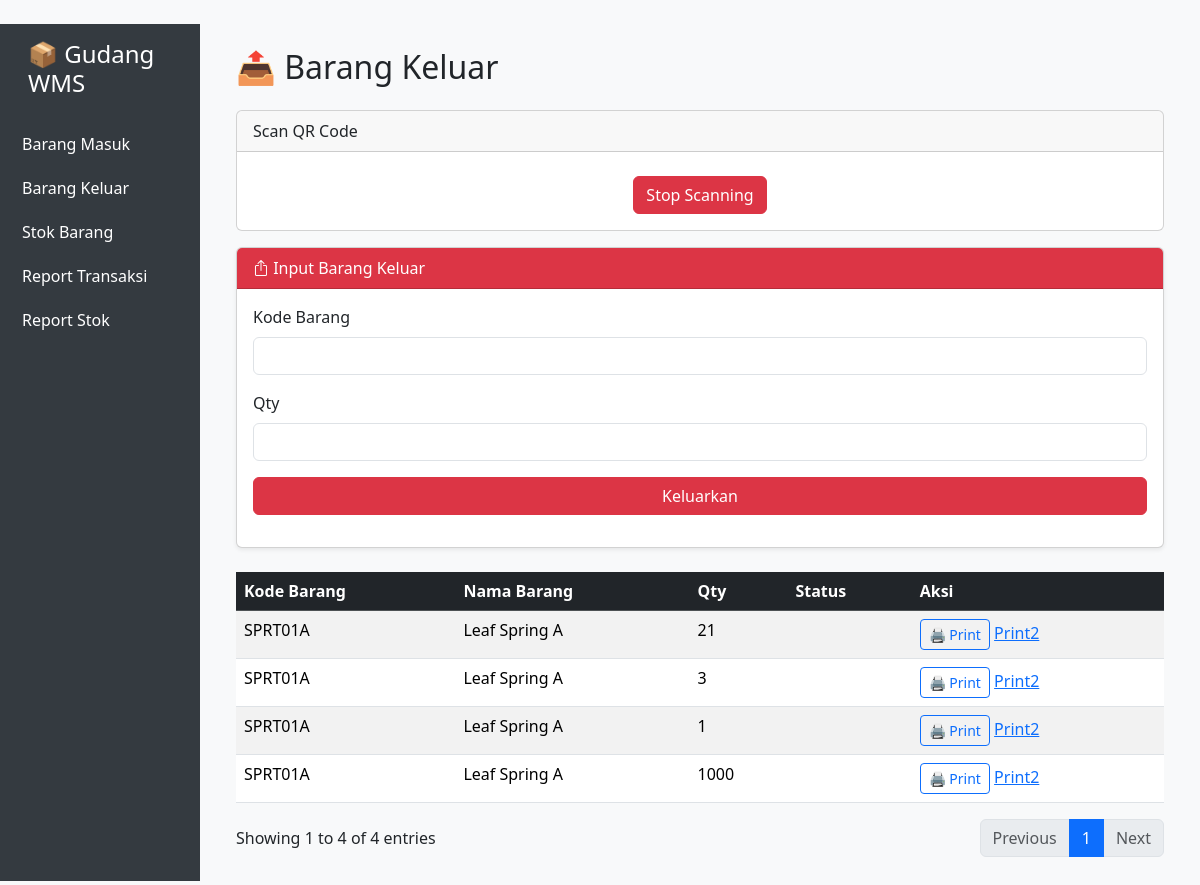
Screenshot of /warehouse/out/ with the database file from the repository.
### warehouse/models.py (models this page shows, shortened)
class Transaksi(models.Model):
    IN = 'IN'
    OUT = 'OUT'
    JENIS_CHOICES = [
        (IN, 'Barang Masuk'),
        (OUT, 'Barang Keluar'),
    ]
    item = models.ForeignKey('Barang', on_delete=models.PROTECT, related_name='transactions')
    jenis = models.CharField(max_length=3, choices=JENIS_CHOICES)
    qty = models.PositiveIntegerField()
    status_barang = models.CharField(max_length=10, choices=STATUS_CHOICES, default='aktif')
    created_at = models.DateTimeField(auto_now_add=True)
    created_by = models.ForeignKey(User, on_delete=models.PROTECT)
    class Meta:
        ordering = ['-created_at']

class Barang(models.Model):
    kode_barang = models.CharField(max_length=20, unique=True)
    nama_barang = models.CharField(max_length=100)
    deskripsi = models.TextField(blank=True, null=True)
    foto = models.ImageField(upload_to='foto_barang/', blank=True, null=True)
    status_barang = models.CharField(max_length=10, choices=STATUS_CHOICES, default='aktif')
    status_pengiriman = models.CharField(max_length=15, choices=DELIVERY_CHOICES, default='delivery')
    qty_total = models.IntegerField(default=0)
    qr_code = models.ImageField(upload_to='qr_codes/', blank=True)

### warehouse/views.py (the view, shortened to what this page needs)
# urls.py: path('out/', views.barang_keluar, name='barang_keluar'),
def barang_keluar(request):
    qs = Transaksi.objects.filter(jenis=Transaksi.OUT).order_by("-created_at")
    page_number = request.GET.get("page", 1)
    paginator = Paginator(qs, 10)  # tampil 10 per halaman
    page_obj = paginator.get_page(page_number)
    return render(
        request,
        "warehouse/barang_keluar.html",
        {
            "keluar_list": page_obj  # lempar page_obj
        }
    )

### warehouse/templates/warehouse/barang_keluar.html (shortened to what this page needs)
﻿{% extends "warehouse/base.html" %}
{% block content %}
<h2 class="mb-4">📤 Barang Keluar</h2>
<div class="card mt-3">
    <div class="card-header">Scan QR Code</div>
    <div class="card-body text-center">
        <button class="btn btn-danger mt-2" onclick="stopScanner()">Stop Scanning</button>
    </div>
</div>
<div class="card mt-3 shadow-sm">
    <div class="card-header bg-danger text-white">
        <i class="bi bi-box-arrow-up"></i> Input Barang Keluar
    </div>
    <div class="card-body">
        <form method="POST">
            <div class="mb-3">
                <label for="id_item" class="form-label">Kode Barang</label>
                <input type="text" id="id_item" name="kode_barang" class="form-control">
            </div>
            <div class="mb-3">
                <label for="qty" class="form-label">Qty</label>
                <input type="number" id="qty" name="qty" class="form-control">
            </div>
            <button type="submit" class="btn btn-danger w-100">Keluarkan</button>
        </form>
    </div>
</div>
<table class="table table-striped mt-4">
    <thead class="table-dark">
        <tr>
            <th>Kode Barang</th>
            <th>Nama Barang</th>
            <th>Qty</th>
            <th>Status</th>
            <th>Aksi</th>
        </tr>
    </thead>
    <tbody>
        {% for item in keluar_list %}
        <tr>
            <td>{{ item.item.kode_barang }}</td>
            <td>{{ item.item.nama_barang }}</td>
            <td>{{ item.qty }}</td>
            <td>{{ item.get_status_display }}</td>
            <td>
                <a href="{% url 'print_keluar' item.id %}" target="_blank" class="btn btn-sm btn-outline-primary">
                    🖨 Print
                </a>
                <a href="{% url 'print_keluar' pk=item.id %}">Print2</a>
            </td>
        </tr>
        {% empty %}
        <tr>
            <td colspan="5" class="text-center text-muted">Belum ada barang keluar</td>
        </tr>
        {% endfor %}
    </tbody>
</table>
<div class="d-flex justify-content-between align-items-center mt-3">
    <div>
        Showing
        {{ keluar_list.start_index }}
        to
        {{ keluar_list.end_index }}
        of
        {{ keluar_list.paginator.count }} entries
    </div>
    <nav>
        <ul class="pagination mb-0">
            {% if keluar_list.has_previous %}
            <li class="page-item">
                <a class="page-link" href="?page={{ keluar_list.previous_page_number }}">Previous</a>
            </li>
            {% else %}
            <li class="page-item disabled"><span class="page-link">Previous</span></li>
            {% endif %}
            {% for i in keluar_list.paginator.page_range %}
            {% if keluar_list.number == i %}
            <li class="page-item active"><span class="page-link">{{ i }}</span></li>
            {% else %}
            <li class="page-item"><a class="page-link" href="?page={{ i }}">{{ i }}</a></li>
            {% endif %}
            {% endfor %}
            {% if keluar_list.has_next %}
            <li class="page-item">
                <a class="page-link" href="?page={{ keluar_list.next_page_number }}">Next</a>
            </li>
            {% else %}
            <li class="page-item disabled"><span class="page-link">Next</span></li>
            {% endif %}
        </ul>
    </nav>
</div>
{% endblock %}

### warehouse/templates/warehouse/base.html (style rules this page uses)
body { background-color: #f8f9fa; }
body { padding-bottom: 40px }

### rows the page displays
Transaksi: item.kode_barang "SPRT01A", item.nama_barang "Leaf Spring A", qty "21"
Transaksi: item.kode_barang "SPRT01A", item.nama_barang "Leaf Spring A", qty "3"
Transaksi: item.kode_barang "SPRT01A", item.nama_barang "Leaf Spring A", qty "1"
Transaksi: item.kode_barang "SPRT01A", item.nama_barang "Leaf Spring A", qty "1000"

### other values shown
{{ keluar_list.start_index }} "1"
{{ keluar_list.end_index }} "4"
{{ keluar_list.paginator.count }} "4"
{{ i }} "1"
